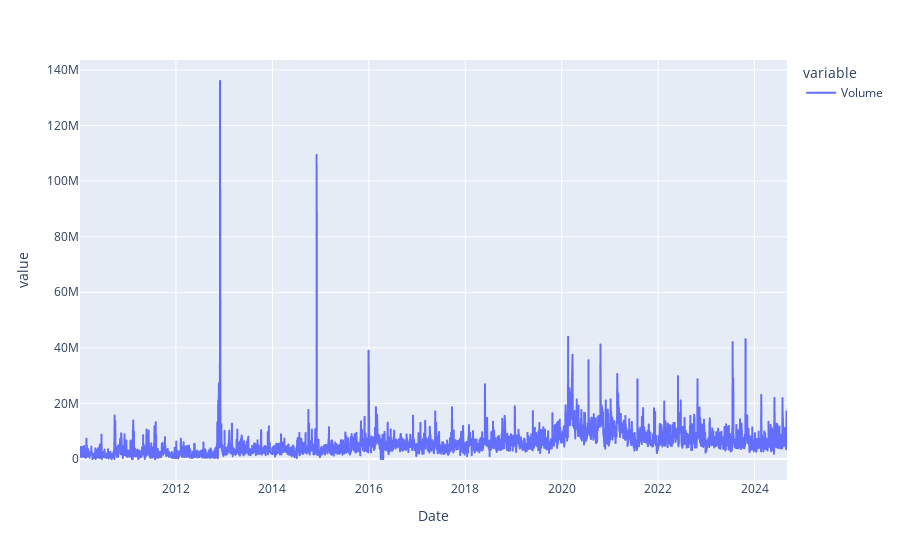

Notebook cell for this chart:
### Markdown cell above
Tratando dados

### Code cell
# Substutindo valores faltantes da coluna Volume pelo último valor válido
df['Volume'] = df['Volume'].replace(0, np.nan).fillna(method='ffill')
px.line(df['Volume'])

### Figure 1 — Plotly figure (JSON) as saved in the notebook; plotly's stock layout.template omitted (floating-point values rounded to 4 significant figures; data arrays with more than 128 entries replaced by an {"elided": "..."} marker saying what was removed)
{"data": [{"hovertemplate": "variable=Volume<br>Date=%{x}<br>value=%{y}<extra></extra>", "legendgroup": "Volume", "line": {"color": "#636efa", "dash": "solid"}, "marker": {"symbol": "circle"}, "mode": "lines", "name": "Volume", "showlegend": true, "type": "scattergl", "x": {"elided": "3644 str values"}, "xaxis": "x", "y": {"elided": "3644 int values"}, "yaxis": "y"}], "layout": {"legend": {"title": {"text": "variable"}, "tracegroupgap": 0}, "margin": {"t": 60}, "xaxis": {"anchor": "y", "domain": [0, 1], "title": {"text": "Date"}}, "yaxis": {"anchor": "x", "domain": [0, 1], "title": {"text": "value"}}}}
